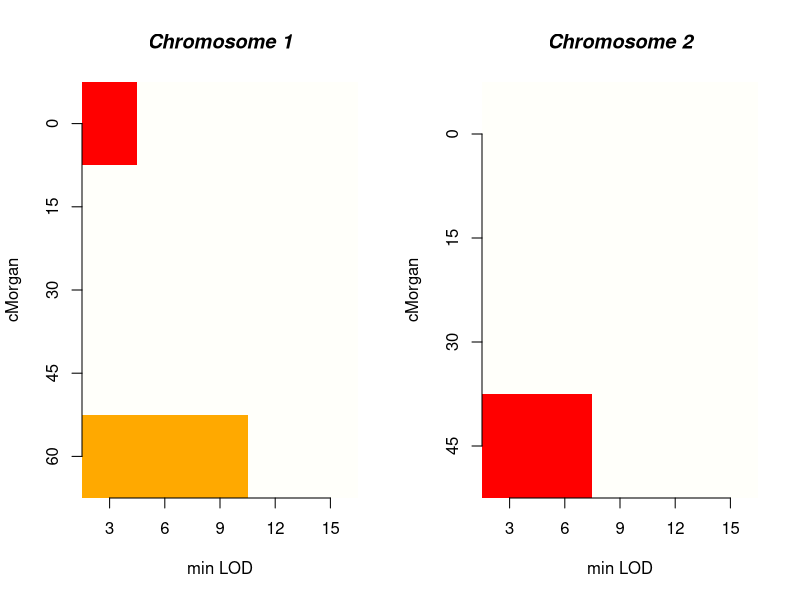

This figure's R source:


# show QtlDensity.R
#
# The script gathers code for the display of expression QTL
# densities on a chromosomal level.
#
# It is motivated by the observed shift in hot spots for QTL
# when raising the threshold for LOD scores. Here, the selection
# criterion and the chromosomal distribution are shown together.
#
# Steffen Möller, University of Lübeck, 2009

# substituting the 'hist' function to derive density data
my.density <-function(data,breaks=NULL,interval.length=NA,max.value=NA) {
  if(!is.vector(data)) {
    stop("my.density: data should be an array.")
  }
  if(!is.null(breaks) & !is.na(interval.length)) {
    stop("my.density: cannot have both breaks and interval.length set.")
  }
  else if (!is.na(interval.length)) {
    max.observed<-max.value
    if (is.na(max.observed)) {
      max.observed<-max(data)
    }
    breaks<-0:(max.observed%/%interval.length)*interval.length
  }
  else if (is.null(breaks) & is.na(interval.length)) {
    stop("my.density: not yet implemented, specify interval.length or breaks")
  }
  counts<-rep(0,length(breaks))
  assignment<-sapply(data,function(X,breaks){sum(X>breaks)},breaks=breaks)
  distrib<-sapply(1:length(breaks),function(X,data){sum(X==assignment)},data=assignment)
  return(list(breaks=breaks,assignment=assignment,distribution=distrib))
}

# qtl - quantitative trait locus
show.qtl.density<-function(qtls,chromosome, lod.thresholds=NULL, 
				interval.length=15, breaks=NULL,
				show.empty=FALSE, # continue even if there are no chromosomes
				show.absolute=FALSE, # show absolute values
				col=NULL
) {
  if (is.null(lod.thresholds)) {
    lod.thresholds<-3*(1:5)
  }
  i<-NULL
  b<-breaks
  counts.per.threshold<-rep(0,length(lod.thresholds))
  
  for(thres.pos in 1:length(lod.thresholds)) {
    thres<-lod.thresholds[thres.pos]
    qtls.chrom<-qtls[chromosome==qtls[,"Chromosome"]& thres<=qtls[,"LOD"],,drop=FALSE]
    counts.per.threshold[thres.pos]<-nrow(qtls.chrom)
    print(qtls.chrom)
    d<-my.density(qtls.chrom[,"cMorgan"],breaks=b,interval.length)
    if (is.null(b)) {
      b<-d$breaks
      interval.length=NA
    }
    i<-cbind(i,d$distribution)
    if (!show.absolute & 0<counts.per.threshold[thres.pos]) {
      i<-i/counts.per.threshold[thres.pos]
    }
  }
  rownames(i)<-b
  colnames(i)<-lod.thresholds
  print(t(i))
  image(y=b,ylab="cMorgan",
	x=lod.thresholds,xlab="min LOD",
	z=-t(i)[,nrow(i):1], # painting from top to bottom, like biologists do
	axes=FALSE,col=col)
  axis(1,lod.thresholds)
  axis(2,b,labels=rev(b))
  title(main = paste("Chromosome",chromosome), font.main = 4)
  #print(dimnames(i))
  counts.per.threshold
}


# a function doing some layout of the plot
# to work on multiple chromosomes

show.multiple.qtl.densities <- function(data,show.absolute=FALSE,max.num.chrom.per.line=5,col=heat.colors(100)) {

  chromosomes<-unique(sort(data[,1]))
  
  chrom.num.horizontal<-min(max.num.chrom.per.line,length(chromosomes))
  chrom.num.vertical<-1+length(chromosomes)%/%max.num.chrom.per.line

  par.orig<-par(mfrow=c(chrom.num.vertical,chrom.num.horizontal))
  sapply(chromosomes,function(chr){
    cat("Performing on chromosome ",chr,"\n")
    show.qtl.density(m,chr,show.absolute=show.absolute,col=col)
  })
  par(par.orig)
}

# some stupid test data, so the script
# does something in the first place
m<-matrix(c(
    1,10,3.4,
    1,11,5,
    1,70,9,
    2,50,6,
    2,50,8
 ),
  ncol=3,byrow=TRUE)
colnames(m)<-c("Chromosome","cMorgan","LOD")


# now calling our function to see it work
show.multiple.qtl.densities(m,show.absolute=TRUE)
